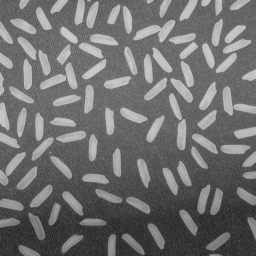
#> input picture computerVision2023/clases/imagenes/rice.png, 256 x 256 px, found by its file name
$ jupyter execute --allow-errors clase5.ipynb   (shell and % lines are left out)
#> lines starting #> are read from the running program, lines starting #| are printed output that depends on the picture; after the words box and inside, x2 and y2 are one past the last pixel; in counts of white or black regions, pixels touching at a corner belong together
### computerVision2023/clases/cvlib.py
import matplotlib.pyplot as plt
import numpy as np
import cv2 as cv
import os

# [18 lines left out: function hist, not called in this run]

def imgview(img, filename = None, k = 13):
    fig,ax1 = plt.subplots(figsize=(k,k))

    if len(img.shape)==2:
        ax1.imshow(img, vmin=0, vmax=255, cmap='gray')
    else:
        ax1.imshow(img)
    plt.axis('off')

    if filename != None:
        plt.savefig(filename)

    plt.show()

def imgcmp(img1, img2, titles = None):
    if titles == None:
        k=8
        fig = plt.figure(figsize=(k,k))

        ax1 = fig.add_subplot(2,2,1)
        plt.axis('off')
        ax2 = fig.add_subplot(2,2,2)
        plt.axis('off')

        if (len(img1.shape)>2):
            ax1.imshow(img1)
            plt.axis('off')
            ax2.imshow(img2)
            plt.axis('off')
        else:
            ax1.imshow(img1,cmap='gray',vmin=0,vmax=255)
            ax2.imshow(img2,cmap='gray',vmin=0,vmax=255)

        plt.plot()
    else:
        if len(titles) < 2:
            return 0

        k=8
        fig = plt.figure(figsize=(k,k))

        ax1 = fig.add_subplot(2,2,1)
        ax1.set_title(titles[0])
        plt.axis('off')
        ax2 = fig.add_subplot(2,2,2)
        ax2.set_title(titles[1])
        plt.axis('off')

        if (len(img1.shape)>2):
            ax1.imshow(img1)
            plt.axis('off')
            ax2.imshow(img2)
            plt.axis('off')
        else:
            ax1.imshow(img1,cmap='gray',vmin=0,vmax=255)
            ax2.imshow(img2,cmap='gray',vmin=0,vmax=255)

        plt.plot()


# [56 lines left out: functions imgcdf, imgeq, imgnorm, not called in this run]

### computerVision2023/clases/clase5.ipynb
# MORPHOLOGICAL OPERATIONS

[cell 1]
import cv2 as cv
import matplotlib.pyplot as plt

from mpl_toolkits.mplot3d import axes3d

import numpy as np
import cvlib

plt.style.use('dark_background')

PATH = 'C:/GitHub/pythonPrograms/computerVision2023/clases/imagenes/'

[cell 2]
img = cv.imread(PATH+'subimage.pgm', cv.IMREAD_GRAYSCALE)
img = cv.imread(PATH+'rice.png', cv.IMREAD_GRAYSCALE)
#> img is the input picture: shape (256, 256); min 40, max 204, mean 111.2
thresh, img_bin = cv.threshold(img, 70, 255, cv.THRESH_BINARY+cv.THRESH_OTSU)
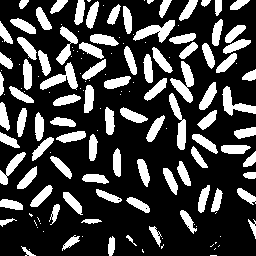
#> img_bin: shape (256, 256); 25.8% white; 151 white regions (62 under 20 px), largest, box (x1, y1, x2, y2) and area: (170, 61, 194, 103) 448, (133, 20, 175, 43) 429, (40, 62, 78, 90) 423
#> thresh = 131


# [5 lines of commented-out code are left out]
cvlib.imgcmp(img,img_bin)

# Kernel or Structuring Element

[cell 3]
kernel_cross = np.array([[  0, 255,  0],
                         [255, 255, 255],
                         [  0, 255,  0]], np.uint8)

kernel_vertical = np.array([[  0, 0,  255, 0, 0],
                            [  0, 0,  255, 0, 0],
                            [  0, 0,  255, 0, 0],
                            [  0, 0,  255, 0, 0],
                            [  0, 0,  255, 0, 0]], np.uint8)
kernel = kernel_cross
#kernel = 255*cv.getStructuringElement(cv.MORPH_ELLIPSE,(5,5))

[cell 4]
cvlib.imgview(kernel)
#> in imgview, `plt.show()`:
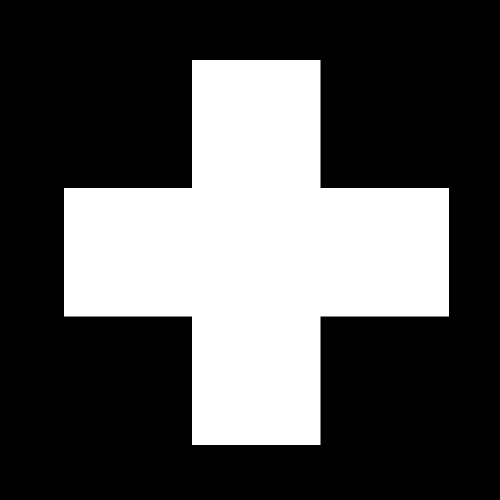
#> figure drawn by matplotlib, 1 panel

# Erosion
- The kernel slides through the image entire image
- It acts over the central pixel position
- The pixel in the original image (either 255 or 0) will be unmodified (255) only if all the pixels under the kernel are 255, (AND operation)
- Otherwise the pixel is set to 0

[cell 5]
# cvlib.imgview(img_bin, show_axis=True)
cvlib.imgview(img_bin)

[cell 6]
erosion = cv.erode(img_bin, kernel, iterations=1)
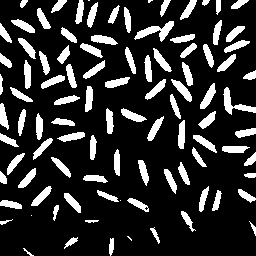
#> erosion: shape (256, 256); 18.4% white; 98 white regions (5 under 20 px), largest, box (x1, y1, x2, y2) and area: (134, 21, 174, 42) 322, (223, 87, 256, 115) 286, (200, 83, 216, 109) 187

[cell 7]
kernel

[cell 8]
# cvlib.imgview(erosion, show_axis=True)
cvlib.imgview(erosion)

[cell 9]
def morphcmp(original, result, title=None):
    r,c = original.shape[0:2]
#> r = 256; c = 256
    cmp = np.zeros((r,c,3), np.uint)
    cmp[:,:,0] = original
    cmp[:,:,2] = result
    plot.imgview(cmp, title=title, show_axis=True)

#> (the rest of this cell did not finish here and is left out)

[cell 10]
kernel_vertical = np.array([[ 0, 255, 0],
                            [  0, 255, 0],
                            [  0, 255, 0],
                            [  0, 255, 0],
                            [  0, 255, 0],
                            [  0, 255, 0],
                            [  0, 255, 0],
                            [  0, 255, 0],
                            [  0, 255, 0],
                            [  0, 255, 0],
                            [  0, 255, 0],
                            [  0, 255, 0],
                            [  0, 255, 0]], np.uint8)

kernel = kernel_vertical

#> (a cell that did not finish here is left out)


# Dilation
- Oposite of erosion
- A pixel element is set to 255 if atleast one pixel under the kernel is 255.(OR operation)
- Expands white pixels

[cell 12]
# kernel =
dilation = cv.dilate(img_bin, kernel, iterations = 1)
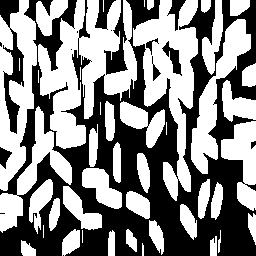
#> dilation: shape (256, 256); 53.2% white; 16 black regions (6 under 20 px), largest, box (x1, y1, x2, y2) and area: (0, 0, 256, 256) 27718, (0, 0, 24, 134) 1208, (104, 0, 128, 75) 650
#> (the rest of this cell did not finish here and is left out)

#> (a cell that did not finish here is left out)


[cell 14]
kernel = kernel_vertical
#> (the rest of this cell did not finish here and is left out)

# OPENING
- Just another name of an erosion followed by a dilation

[cell 15]
# kernel = kernel_cross
opening = cv.morphologyEx(img_bin, cv.MORPH_OPEN, kernel)
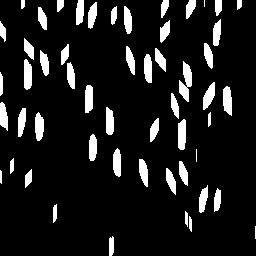
#> opening: shape (256, 256); 10.6% white; 53 white regions (3 under 20 px), largest, box (x1, y1, x2, y2) and area: (179, 61, 192, 102) 303, (178, 119, 186, 150) 222, (223, 86, 232, 116) 216

#> (a cell that did not finish here is left out)

#> (a cell that did not finish here is left out)

#> in morphcmp (call 5), `cmp[:,:,2] = result`:
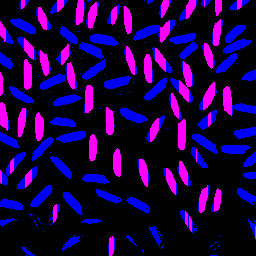
#> cmp: shape (256, 256, 3) uint64; mean of channels 0, 1, 2 65.8, 0, 27.1; drawn as B, G, R

# Closing
- Oposite of Opening, Dilation followed by Erosion

[cell 18]
closing = cv.morphologyEx(img_bin, cv.MORPH_CLOSE, kernel)
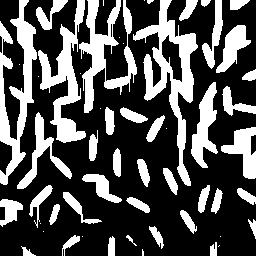
#> closing: shape (256, 256); 31.7% white; 55 white regions (16 under 20 px), largest, box (x1, y1, x2, y2) and area: (133, 0, 198, 186) 3247, (0, 0, 37, 185) 2700, (79, 0, 137, 113) 2356

#> (a cell that did not finish here is left out)

#> (a cell that did not finish here is left out)

#> in morphcmp (call 6), `cmp[:,:,2] = result`:
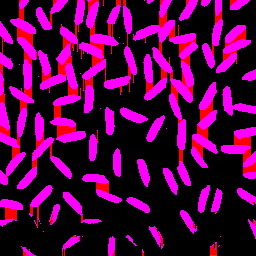
#> cmp: shape (256, 256, 3) uint64; mean of channels 0, 1, 2 65.8, 0, 80.8; drawn as B, G, R

# Other morphological operators
## Morphological Gradient: Dilation - Erosion

#> (a cell that did not finish here is left out)

[cell 22]
# other kernel shapes
kernel = cv.getStructuringElement(cv.MORPH_ELLIPSE,(5,5))

# Dilation - Erosion
gradient = cv.morphologyEx(img_bin, cv.MORPH_GRADIENT, kernel)
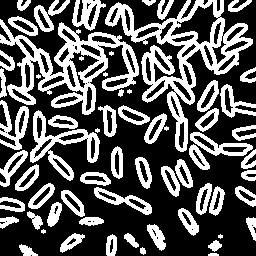
#> gradient: shape (256, 256); 35% white; 63 white regions (8 under 20 px), largest, box (x1, y1, x2, y2) and area: (105, 0, 253, 152) 5064, (0, 19, 139, 115) 4210, (30, 110, 100, 181) 1352
#> (the rest of this cell did not finish here and is left out)

- Top Hat: Difference between input image and Opening of the image.
- Black Hat: Difference between the closing of the input image and input image

[cell 23]
top_hat = cv.morphologyEx(img_bin, cv.MORPH_TOPHAT, kernel)
#> top_hat: shape (256, 256); 1.5% white in thin lines or dots
black_hat = cv.morphologyEx(img_bin, cv.MORPH_BLACKHAT, kernel)
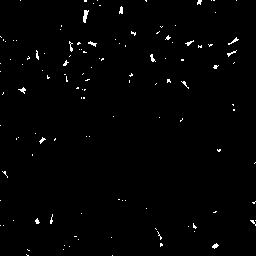
#> black_hat: shape (256, 256); 1.1% white in thin lines or dots

#> (the rest of this cell did not finish here and is left out)
